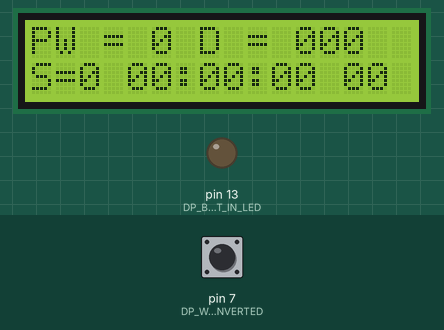
Simulated run of this sketch. Board: Arduino Uno, built with avr-gcc and run on an emulated ATmega328P. Shown: 16×2 character LCD, output pins drawn as LEDs (lit = HIGH). Inputs (shaded band) come from the test bench; at power-on: pin 7 (DP_WWVB_INVERTED) HIGH.

Above: at 1.6 s.
1.7 s: pin 7 (DP_WWVB_INVERTED) pulled LOW for 0.15 s
At 2.8 s:
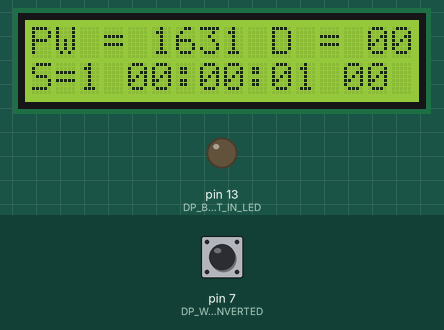
4.5 s: pin 7 (DP_WWVB_INVERTED) pulled LOW for 1 s
At 5.5 s:
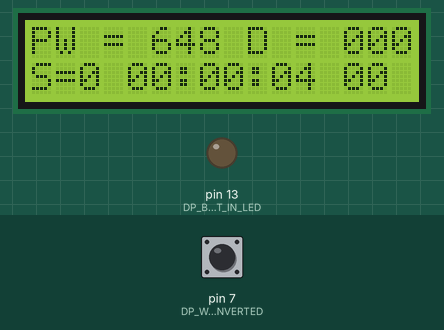
Timing chart, 0 to 7.5 s (numbered marks = the images above; inputs shaded):
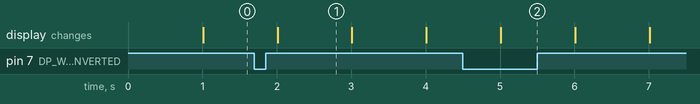

Measured:
- what the display in image 1 shows lasts 1.0 s, from 2.0 s to 3.0 s

The sketch:

RadioTime5.ino
```cpp
// (licence header left out)
#include <LiquidCrystal.h>
#include "MicroTimer.h"

// ----------------------------------------------------------------------------------------------------
// Some constants are herein #defined or enumerated rather than instantiated as const to avoid using
// memory unless the values are actually used in the code below. Mileage depends on quality of linker
// and rather than tempt fate we just revert to old habits.
// ----------------------------------------------------------------------------------------------------

// ----------------------------------------------------------------------------------------------------
// Pin assignments - enumeration simply to group them nicely
// NOTE: built-in and PWMs can be allocated for any purpose, and as such the comments simply keep
// thing visible to readers so we understand any potential conflicts. Read the specs to see what
// other functions overlap the
// ----------------------------------------------------------------------------------------------------
enum DigitalPins
{
  DP_RX            = 0,    // Arduino built in function
  DP_TX            = 1,    // Arduino built in function

  DP_LCD_D7       = 2,

  DP_LCD_D6       = 3,    // PWM

  DP_LCD_D5       = 4,

  DP_LCD_D4       = 5,    // PWM

  DP_WWVB          = 6,    // PWM
  DP_WWVB_INVERTED = 7,
  DP_UNUSED8       = 8,

  DP_UNUSED9       = 9,    // PWM

  DP_UNUSED10      = 10,   // PWM
  DP_LCD_EN        = 11,   // PWM
  DP_LCD_RS        = 12,

  DP_BUILT_IN_LED  = 13,   // Arduino built in function

  DP_MAX_NUMBER_OF_PINS,
  DP_BOGUS                 // A value to recognize when none of the above is indicated.
};

// ----------------------------------------------------------------------------------------------------
// ----------------------------------------------------------------------------------------------------
enum AnalogPins
{
  AP_RANDOM_SEED  = 0,    // See notations where this is used, below
  AP_UNUSED1      = 1,
  AP_UNUSED2      = 2,
  AP_UNUSED3      = 3,
  AP_UNUSED4      = 4,
  AP_UNUSED5      = 5,

  AP_MAX_NUMBER_OF_PINS,
  AP_BUGUS

};


#define EVER (;;)
#define DIM(x)  (sizeof(x)/sizeof(x[0]))
#define LAST(x) (DIM(x)-1)

// ----------------------------------------------------------------------------------------------------
// Finally! The setup routine runs once at power-on/reset:
// ----------------------------------------------------------------------------------------------------
LiquidCrystal lcd(DP_LCD_RS, DP_LCD_EN, DP_LCD_D4, DP_LCD_D5, DP_LCD_D6, DP_LCD_D7);

// Storage for 60 seconds of data
int8_t data[60];
uint8_t index = 0;

void setup()
{
    // set up the LCD's number of columns and rows:
  lcd.begin(16, 2);
  lcd.clear();

  pinMode(DP_BUILT_IN_LED, OUTPUT);
  pinMode(DP_WWVB, INPUT_PULLUP);
  pinMode(DP_WWVB_INVERTED, INPUT_PULLUP);

  lcd.println("Hello Radio");
  lcd.print("OUT = ");
  lcd.print(DP_WWVB);
  lcd.print("~OUT = ");
  lcd.print(DP_WWVB_INVERTED);

}

// ----------------------------------------------------------------------------------------------------
// The loop routine runs over and over again forever:
// ----------------------------------------------------------------------------------------------------

// Pulse detector timer and states
MicroTimer pulseTimer;
enum PulseState
{
  WAITING_FOR_RISING,
  WAITING_FOR_FALLING
};
PulseState pulseState = WAITING_FOR_RISING;


// Pulse parsing states
long long pw_ms = 0;
long long tops_ms = 0; // time of pulse start
enum State
{
  WAITING_FOR_END,
  WAITING_FOR_START,
  WAITING_FOR_BIT,
  WAITING_FOR_MARK
};
State state = WAITING_FOR_END;

MicroTimer timer;
long long topOfMinute_ms = 0;
long long nextBitWindow_ms = 0;
long long nextMarkWindow_ms = 0;
long long nextMinuteWindow_ms = 0;

const unsigned long MARK_LOW_MS   = 700;
const unsigned long MARK_DELTA_MS = 9000;

const unsigned long BIT_0_LOW_MS  = 100;
const unsigned long BIT_0_HIGH_MS = 300;
const unsigned long BIT_1_LOW_MS  = 400;
const unsigned long BIT_1_HIGH_MS = 600;

int seconds = 0;
int minutes = 0;
int hours = 0;
int days = 0;
int year = 0;


MicroTimer displayTimer;
long long nextDisplay_ms = 1000;

bool detectPulse(void)
{
  bool pulseDetected = false;

  // Active low output from OUT (~OUT is active high)... yeah, that is backwards, live with it.
  // The reason is the radio signal power drops 17 dB to signal the bit (at 1 Hz)
  // 200 ms dropout = 0
  // 500 ms dropout = 1
  // 800 ms dropout = mark (end of 10 second interval and first mark at minute)
  // Note: The end/start of minute is two (2) 800 ms marks in a row.

  // The problem with pulseIn or pulseInLong is that they block the
  // loop() from running until the both edges or timeout occurs.
  // We we really, really want is to keep polling for the pulse while
  // doing other things
  switch(pulseState)
  {
    case WAITING_FOR_RISING:
      if (HIGH == digitalRead(DP_WWVB_INVERTED))
      {
        pulseTimer.mark();
        pulseState = WAITING_FOR_FALLING;
      }
      else if (pulseTimer.read_ms() > 2000)
      {
        pulseTimer.mark();
        pw_ms = 0;
        pulseState = WAITING_FOR_RISING;
        pulseDetected = true;
      }
      break;
    case WAITING_FOR_FALLING:
      if (LOW == digitalRead(DP_WWVB_INVERTED))
      {
        pw_ms = pulseTimer.read_ms();
        tops_ms = timer.read_ms() - pw_ms;
        pulseState = WAITING_FOR_RISING;
        pulseDetected = true;
      }
      else if (pulseTimer.read_ms() > 2000)
      {
        pulseTimer.mark();
        pw_ms = 0;
        pulseState = WAITING_FOR_RISING;
        pulseDetected = true;
      }
      break;
    default:
      pulseState = WAITING_FOR_RISING;
      break;

  };

  return pulseDetected;
}

bool parsePulses(void)
{
  bool decodeReady = false;

  switch(state)
  {
    case WAITING_FOR_END:
      if (pw_ms > MARK_LOW_MS)
      {
        state = WAITING_FOR_START;

        // Decode time and display
        ++index;
        decodeReady = true;
      }
      break;
    case WAITING_FOR_START:
      if (pw_ms > MARK_LOW_MS)
      {
        topOfMinute_ms = timer.read_ms() - pw_ms;
        nextMinuteWindow_ms = topOfMinute_ms + 60000;
        nextMarkWindow_ms   = topOfMinute_ms +  9000;
        nextBitWindow_ms    = topOfMinute_ms +  1000;
        state = WAITING_FOR_BIT;
        index = 0;
        seconds = 0;
        data[index] = 1;
        ++index;
      }
      else
      {
        state = WAITING_FOR_END;
      }
      break;
    case WAITING_FOR_BIT:
      if (timer.read_ms() >= nextBitWindow_ms)
      {
        nextBitWindow_ms += 1000;
        if ( (pw_ms > BIT_1_LOW_MS) && (pw_ms < BIT_1_HIGH_MS) )
        {
          // Record 1
          data[index] = 1;
        }
        else if ( (pw_ms > BIT_0_LOW_MS) && (pw_ms < BIT_0_HIGH_MS))
        {
          // Record 0
          data[index] = 0;
        }
        else
        {
          // Invalid bit
          data[index] = -1;
        }
        ++index;
        if (0 == ((index+1)%10))
        {
          if (59 == index)
          {
            state = WAITING_FOR_END;
          }
          else
          {
            state = WAITING_FOR_MARK;
          }
        }
      }
      else
      {
        // Extraneous pulse received before next pulse window
        // means previous pulse that was recorded may have
        // been chopped. Go back and invalidate it.
        data[index-1] = -1;
      }
      break;
    case WAITING_FOR_MARK:
      if (timer.read_ms() >= nextMarkWindow_ms)
      {
        if (pw_ms > MARK_LOW_MS)
        {
          data[index] = 1;
        }
        else
        {
          // Invalid mark
          data[index] = -1;
        }
        ++index;
        nextMarkWindow_ms += 10000;
        nextBitWindow_ms  +=  1000;
        state = WAITING_FOR_BIT;
      }
      else
      {
        // Extraneous pulse received before next pulse window
        // means previous pulse that was recorded may have
        // been chopped. Go back and invalidate it.
        data[index-1] = -1;
      }
      break;

    default:
      state = WAITING_FOR_END;
  };

  return decodeReady;
}

void decodeTime(void)
{
  if (data[1]>=0 &&
      data[2]>=0 &&
      data[3]>=0 &&
      data[5]>=0 &&
      data[6]>=0 &&
      data[7]>=0 &&
      data[8]>=0 &&

      data[12]>=0 &&
      data[13]>=0 &&
      data[15]>=0 &&
      data[16]>=0 &&
      data[17]>=0 &&
      data[18]>=0)
  {
    minutes = 0;
    minutes += (data[1]?40:0);
    minutes += (data[2]?20:0);
    minutes += (data[3]?10:0);
    minutes += (data[5]?8:0);
    minutes += (data[6]?4:0);
    minutes += (data[7]?2:0);
    minutes += (data[8]?1:0);

    hours = 0;
    hours += (data[12]?20:0);
    hours += (data[13]?10:0);
    hours += (data[15]?8:0);
    hours += (data[16]?4:0);
    hours += (data[17]?2:0);
    hours += (data[18]?1:0);

    days = 0;
    days += (data[22]?200:0);
    days += (data[23]?100:0);
    days += (data[25]?80:0);
    days += (data[26]?40:0);
    days += (data[27]?20:0);
    days += (data[28]?10:0);
    days += (data[30]?8:0);
    days += (data[31]?4:0);
    days += (data[32]?2:0);
    days += (data[33]?1:0);

    year = 0;
    year += (data[45]?80:0);
    year += (data[46]?40:0);
    year += (data[47]?20:0);
    year += (data[48]?10:0);
    year += (data[50]?8:0);
    year += (data[51]?4:0);
    year += (data[52]?2:0);
    year += (data[53]?1:0);

    if (hours != 0 && minutes != 0 && days != 0 && year != 0)
    {
      hours -= 7; // Tucson offset
      if (hours < 0)
      {
        hours += 24;
        days -= 1;
      }
    }
  }
  else
  {
    hours = 0;
    minutes = 0;
    days = 0;
    year = 0;
  }
}

void updateDisplay(void)
{
  // Display output (either LCD or Nixie)
  if (displayTimer.read_ms() >= nextDisplay_ms)
  {
    nextDisplay_ms += 1000;

    lcd.clear();
    lcd.home();
    lcd.print("PW = ");
    lcd.print((long)pw_ms);
    lcd.print(" D = ");
    if (days < 100)
    {
      lcd.print(0);
    }
    if (days < 10)
    {
      lcd.print(0);
    }
    lcd.print(days);
    lcd.setCursor(0,1);
    lcd.print("S=");
    lcd.print(state);
    lcd.print(" ");
    if (hours < 10)
    {
      lcd.print(0);
    }
    lcd.print(hours);
    lcd.print(":");
    if (minutes < 10)
    {
      lcd.print(0);
    }
    lcd.print(minutes);
    lcd.print(":");
    if (seconds < 10)
    {
      lcd.print(0);
    }
    lcd.print(seconds++);
    lcd.print(" ");
    if (year < 10)
    {
      lcd.print(0);
    }
    lcd.print(year);
  }
}

void loop()
{
    if (detectPulse())
    {
      if (parsePulses())
      {
        decodeTime();
      }
    }

    updateDisplay();
}
```

MicroTimer.h
```cpp
// (licence header left out)
class MicroTimer
{
  public:
    // ----------------------------------------------------------------------------------------------------
    // Constructor - implements vitual reset in a manner that is efficient at construction, yet transparent
    // in syntax.
    // ----------------------------------------------------------------------------------------------------
    MicroTimer()
    {
      reset(true);
    }

    // ----------------------------------------------------------------------------------------------------
    // reset - transparent interface for both constrution and general reset conditions
    // ----------------------------------------------------------------------------------------------------
    void reset(bool isConstructor = false)
    {
      if (isConstructor)
      {
        upperTime_ = 0;
        lowerTime_ = 0;
        lastLowerTime_ = 0;
      }

      unmark();
    }

    // ----------------------------------------------------------------------------------------------------
    // mark - makes the current absolute time the local zero such that read() is in terms of the mark.
    // ----------------------------------------------------------------------------------------------------
    void mark()
    {
      unmark();
      markTime_ = read();
    }

    // ----------------------------------------------------------------------------------------------------
    // unmark - removes any previous mark such that the read() is in terms of absolute time.
    // ----------------------------------------------------------------------------------------------------
    void unmark()
    {
      markTime_ = 0;
    }

    // ----------------------------------------------------------------------------------------------------
    // read - reads the desired time base, compensating for rollover and any marked times.
    //
    // The function returns signed values to allow simplified arithmetic in measuring time deltas for
    // which a negative time is allowable.
    //
    // NOTE: This read takes about 36 usec on an Uno Rev 3, but has the advantage that it manages the
    // rollover, thus we have a timer precise to approximately 0.036 msec but will not roll over for
    // a really long time (i.e., > 500,000 years), which is way better than every 70 minutes, with
    // sub-millisecond precision. A good compromise.
    // ----------------------------------------------------------------------------------------------------
    long long read()
    {
      lastLowerTime_ = lowerTime_;
      lowerTime_ = micros();
      if (lowerTime_ < lastLowerTime_)
      {
        ++upperTime_;
      }

      time_ = lowerTime_;
      time_ += ((long long)upperTime_)<<32;
      return time_ - markTime_;
    }

    long long read_ms()
    {
      return read()/1000;
    }
    // ----------------------------------------------------------------------------------------------------
    // print - sends the time value to the Serial interface
    //
    // This function is provided because Serial.print does not natively support long long (int64_t) types.
    // Adding support to the underlying Print interface through the stdio printf semantics consume much
    // valuable code space for minimal utility. Instead we provide this simple conversion
    //
    // NOTE: This function is still somewhat time consuming because of the wide numerical semantics on
    // and 8-bit processor and the use of a divide operator, but you've got to do what you've got to do
    // if you want to see the value in a meaningful form.
    // ----------------------------------------------------------------------------------------------------
    void print(long long aTime_us) // Pass by reference does not seem to work here
    {
      long long upperTime = aTime_us / 1000000000LL;
      if (upperTime != 0)
      {
        Serial.print((long)upperTime);
      }

      long sign = 1;
      if (upperTime < 0)
      {
        sign = -1;
      }
      Serial.print((long)(sign * (aTime_us - (upperTime * 1000000000LL))));
    }
    void print(void)
    {
      print(read());
    }
    void println(long long aTime_us)
    {
      print(aTime_us);
      Serial.println("");
    }
    void println(void)
    {
      print();
      Serial.println("");
    }

  protected:
    unsigned long upperTime_;
    unsigned long lowerTime_;
    long long time_;
    unsigned long lastLowerTime_;
    long long markTime_;

  private:
};
```
